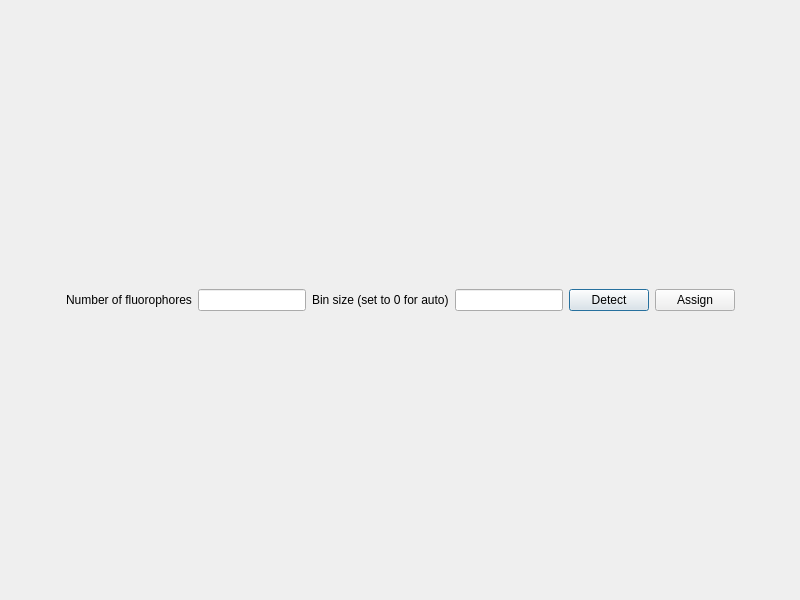
<?xml version="1.0" encoding="UTF-8"?>
<ui version="4.0">
 <class>FluorophoreDetector</class>
 <widget class="QDialog" name="FluorophoreDetector">
  <property name="geometry">
   <rect>
    <x>0</x>
    <y>0</y>
    <width>800</width>
    <height>600</height>
   </rect>
  </property>
  <property name="windowTitle">
   <string>Fluorophore Detector</string>
  </property>
  <layout class="QVBoxLayout" name="verticalLayout_2">
   <item>
    <layout class="QVBoxLayout" name="main_layout">
     <item>
      <layout class="QHBoxLayout" name="commands_layout">
       <item>
        <spacer name="horizontalSpacer">
         <property name="orientation">
          <enum>Qt::Horizontal</enum>
         </property>
         <property name="sizeHint" stdset="0">
          <size>
           <width>40</width>
           <height>20</height>
          </size>
         </property>
        </spacer>
       </item>
       <item>
        <widget class="QLabel" name="lbNumFluorophores">
         <property name="text">
          <string>Number of fluorophores</string>
         </property>
         <property name="alignment">
          <set>Qt::AlignCenter</set>
         </property>
        </widget>
       </item>
       <item>
        <widget class="QLineEdit" name="leNumFluorophores">
         <property name="sizePolicy">
          <sizepolicy hsizetype="Preferred" vsizetype="Fixed">
           <horstretch>0</horstretch>
           <verstretch>0</verstretch>
          </sizepolicy>
         </property>
        </widget>
       </item>
       <item>
        <widget class="QLabel" name="lbBinSize">
         <property name="text">
          <string>Bin size (set to 0 for auto)</string>
         </property>
        </widget>
       </item>
       <item>
        <widget class="QLineEdit" name="leBinSize"/>
       </item>
       <item>
        <widget class="QPushButton" name="pbDetect">
         <property name="sizePolicy">
          <sizepolicy hsizetype="Preferred" vsizetype="Fixed">
           <horstretch>0</horstretch>
           <verstretch>0</verstretch>
          </sizepolicy>
         </property>
         <property name="text">
          <string>Detect</string>
         </property>
        </widget>
       </item>
       <item>
        <widget class="QPushButton" name="pbAssign">
         <property name="text">
          <string>Assign</string>
         </property>
        </widget>
       </item>
       <item>
        <spacer name="horizontalSpacer_2">
         <property name="orientation">
          <enum>Qt::Horizontal</enum>
         </property>
         <property name="sizeHint" stdset="0">
          <size>
           <width>40</width>
           <height>20</height>
          </size>
         </property>
        </spacer>
       </item>
      </layout>
     </item>
    </layout>
   </item>
  </layout>
 </widget>
 <resources/>
 <connections/>
</ui>
